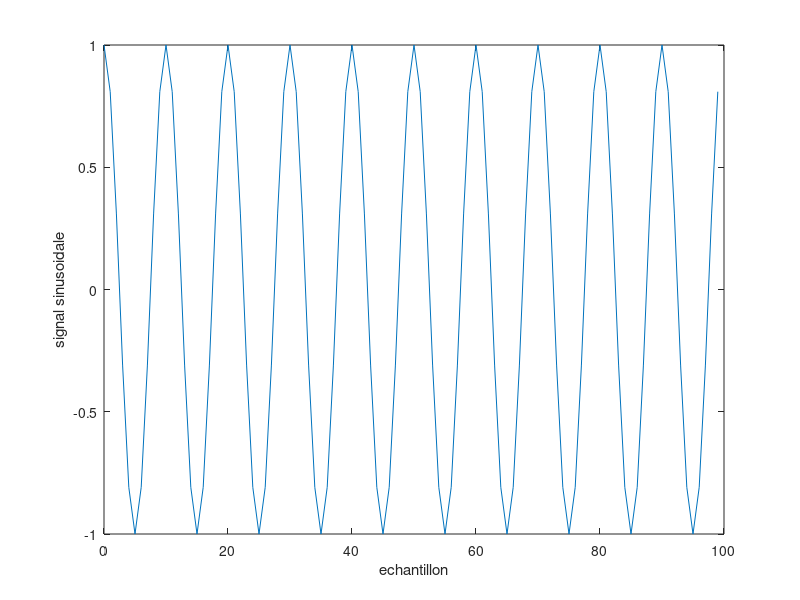
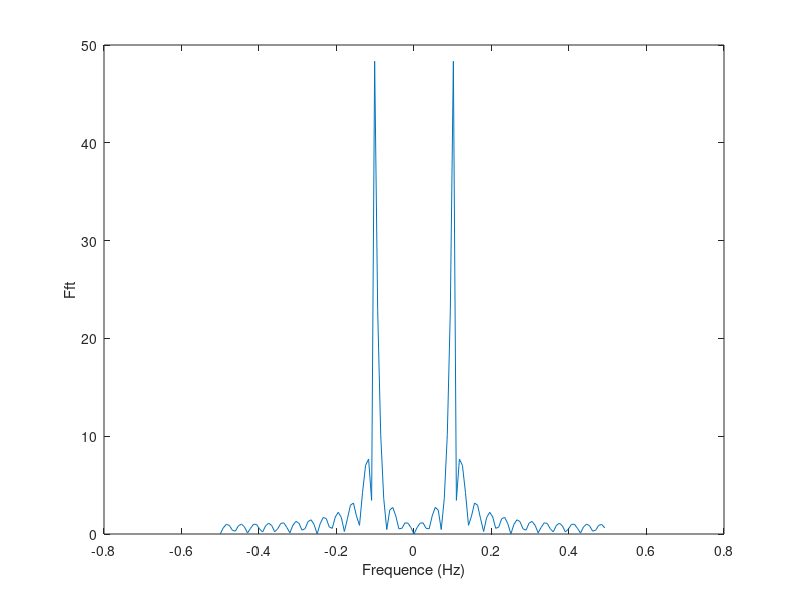
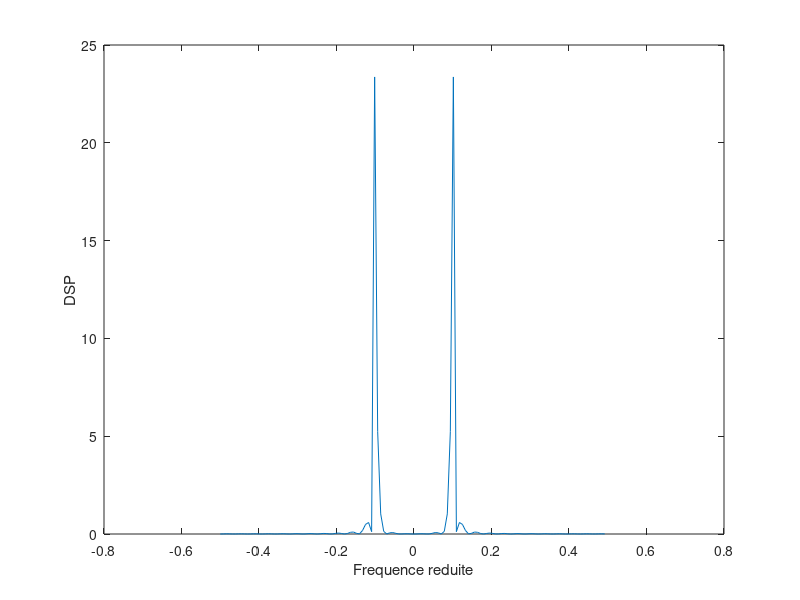
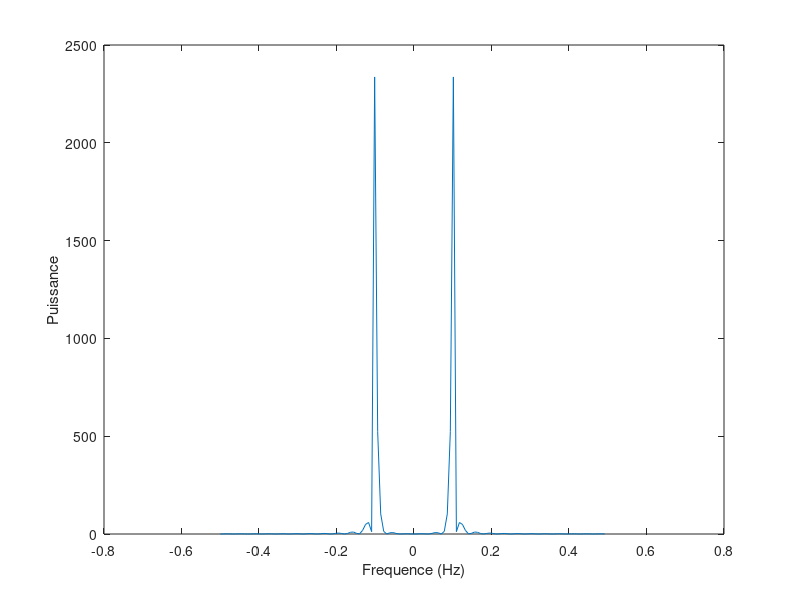

The MATLAB source for these figures, in order:
clc 
clear all
close all

%% Projet filtre et estimations : 

Nombre_point=100;
fech=10000;
fo=1000;
Te=1/fech;
abscisse=0:1:Nombre_point-1;
signal=cos(2*pi*(fo/fech)*abscisse);
figure;
plot(abscisse,signal);
xlabel("echantillon");
ylabel("signal sinusoidale");


%Fft : 
Nfft = Nombre_point;
% permet d'ajouter le padding nécessaire pour avoir une puissance de 2 
while ((log2(Nfft)-floor(log2(Nfft))) ~= 0)
    Nfft=Nfft+1;
    signal=[signal 0];
    
end
% signal_padding = zeros(1,Nfft);
% for i=1:length(signal)
%     signal_padding(i) = signal(i);
% end

% fft : 
signal_f=abs(fftshift(fft(signal,Nfft)));
abscissef=-1/2:1/Nfft:(1/2-1/Nfft);
figure;
plot(abscissef,signal_f);
xlabel("Frequence (Hz)");
ylabel("Fft");

% DSP : 
Dsp= signal_f.*signal_f/Nombre_point;
figure;
plot(abscissef,Dsp);
ylabel("DSP");
xlabel("Frequence reduite");

% Puissance : 
signal_f=abs(fftshift(fft(signal,Nfft)).^2);
abscissef=-1/2:1/Nfft:(1/2-1/Nfft);
figure;
plot(abscissef,signal_f);
xlabel("Frequence (Hz)");
ylabel("Puissance");

%% périodogramme :









